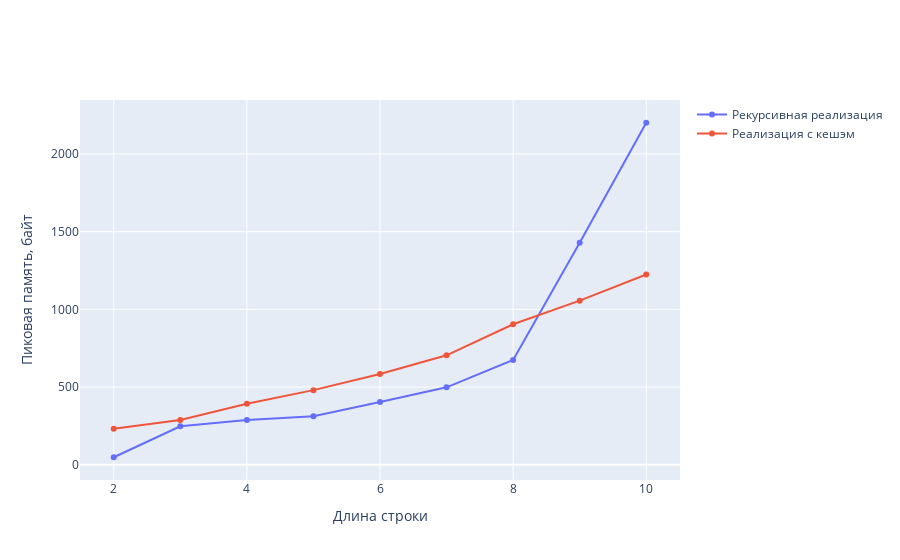

The code cell stored with this chart in its notebook:
### Markdown cell above
# Тестирование по памяти

### Code cell
testCount = 10
recursiveMemory = {}
cacheMemory = {}
# Memory
for i in range(minLength, maxLength + 1):
    # рекурсивная реализация зависит от строки, так как строит дерево рекурсивных вызовов
    recursiveMemory[i] = 0
    for _ in range(testCount):
        s1 = ''.join(random.choices(string.ascii_letters, k=i))
        s2 = ''.join(random.choices(string.ascii_letters, k=i))
        tracemalloc.start()
        _ = RecursiveLevenshtein(s1, s2)
        recursiveMemory[i] += tracemalloc.get_traced_memory()[1]
        tracemalloc.stop()
    recursiveMemory[i] //= testCount

    # Кэш всегда одинаковый по памяти, не зависимо от строки
    tracemalloc.start()
    _ = CacheLevenshtein(s1, s2)
    cacheMemory[i] = tracemalloc.get_traced_memory()[1]
    tracemalloc.stop()


memTable = PrettyTable()
memTable.field_names = ["Длина строки", "Рекурсивный", "С кешированием"]
for i in range(minLength, maxLength + 1):
    memTable.add_row([i, str(recursiveMemory[i]) + " байт", str(cacheMemory[i]) + " байт"])

print(memTable)


graph = plt.graph_objs.Figure()
graph.add_scatter(x=list(range(minLength, maxLength + 1)), y=[recursiveMemory[i] for i in recursiveMemory], name="Рекурсивная реализация")
graph.add_scatter(x=list(range(minLength, maxLength + 1)), y=[cacheMemory[i] for i in cacheMemory], name="Реализация с кешэм")
graph.update_layout(xaxis_title="Длина строки", yaxis_title="Пиковая память, байт")
graph.show()

### Figure 1 — Plotly figure (JSON) as saved in the notebook; plotly's stock layout.template omitted (floating-point values rounded to 4 significant figures)
{"data": [{"name": "Рекурсивная реализация", "type": "scatter", "x": [2, 3, 4, 5, 6, 7, 8, 9, 10], "y": [48, 247, 288, 312, 404, 498, 674, 1429, 2201]}, {"name": "Реализация с кешэм", "type": "scatter", "x": [2, 3, 4, 5, 6, 7, 8, 9, 10], "y": [232, 288, 392, 480, 584, 704, 904, 1056, 1224]}], "layout": {"xaxis": {"title": {"text": "Длина строки"}}, "yaxis": {"title": {"text": "Пиковая память, байт"}}}}
